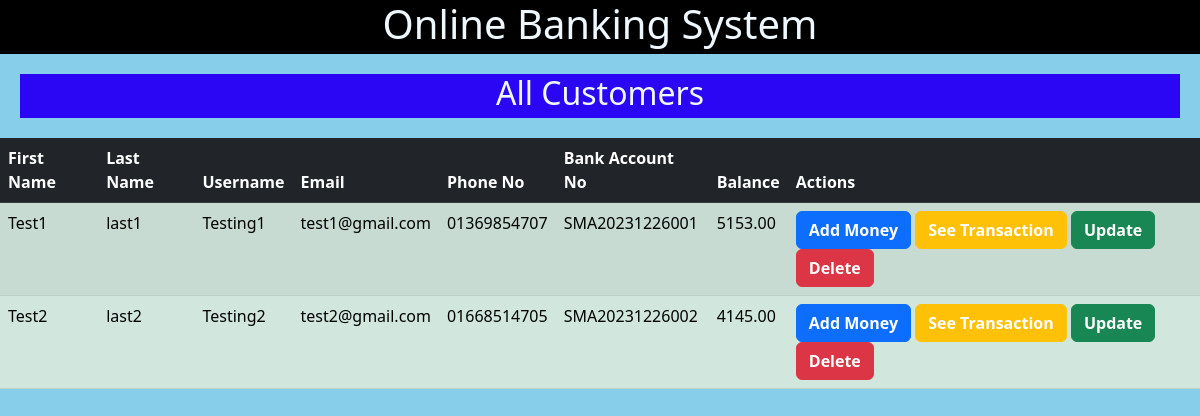
/see_all_customers/, run on the app's committed database.
### MainApp/models.py (models this page shows)
class UserProfile(models.Model):
    user = models.OneToOneField(User, on_delete=models.CASCADE)
    bank_account_no = models.CharField(max_length=20, unique=True)
    phone_no = models.CharField(max_length=15, unique=True)
    balance = models.DecimalField(max_digits=12, decimal_places=2, default=0)

### MainApp/views.py (the view)
# urls.py: path('see_all_customers/', views.see_all_customers, name='see_all_customers'),
def see_all_customers(request):
    customers = UserProfile.objects.all()
    return render(request, 'see_all_customers.html', {'customers': customers})

### templates/see_all_customers.html
{% extends 'base.html' %}
{% block content %}
    <h2 class="head-center">All Customers</h2>
    <table class="table table-dark table-striped">
        <thead>
            <tr>
                <th>First Name</th>
                <th>Last Name</th>
                <th>Username</th>
                <th>Email</th>
                <th>Phone No</th>
                <th>Bank Account No</th>
                <th>Balance</th>
                <th>Actions</th>
            </tr>
        </thead>
        <tbody>
            {% for customer in customers %}
                <tr class="table-success">
                    <td>{{ customer.user.first_name }}</td>
                    <td>{{ customer.user.last_name }}</td>
                    <td>{{ customer.user.username }}</td>
                    <td>{{ customer.user.email }}</td>
                    <td>{{ customer.phone_no }}</td>
                    <td>{{ customer.bank_account_no }}</td>
                    <td>{{ customer.balance }}</td>
                    <td>
                        <button class="btn btn-primary" type="button"><a href="{% url 'add_money' customer.id %}" class="no-underline">Add Money</a></button>
                        <button class="btn btn-warning" type="button"><a href="{% url 'transaction_details' customer.id %}" class="no-underline">See Transaction</a></button>
                        <button class="btn btn-success" type="button"><a href="{% url 'update_customer' customer.id %}" class="no-underline">Update</a></button>
                        <button class="btn btn-danger" type="button"><a href="{% url 'delete_customer' customer.id %}" class="no-underline">Delete</a></button>
                    </td>
                </tr>
            {% endfor %}
        </tbody>
    </table>
{% endblock %}

### templates/base.html (style rules this page uses)
body { background-color: #87ceeb; }
.no-underline { text-decoration: none; color: white; font-weight: bold; }
.head-center { color: aliceblue; background: rgb(42, 6, 245); padding-bottom: 6px; text-align: center; margin: 20px; }

### data on the page
UserProfile: user.first_name "Test1", user.last_name "last1", user.username "Testing1", user.email "test1@gmail.com", phone_no "01369854707", bank_account_no "SMA20231226001", balance "5153.00"
UserProfile: user.first_name "Test2", user.last_name "last2", user.username "Testing2", user.email "test2@gmail.com", phone_no "01668514705", bank_account_no "SMA20231226002", balance "4145.00"
